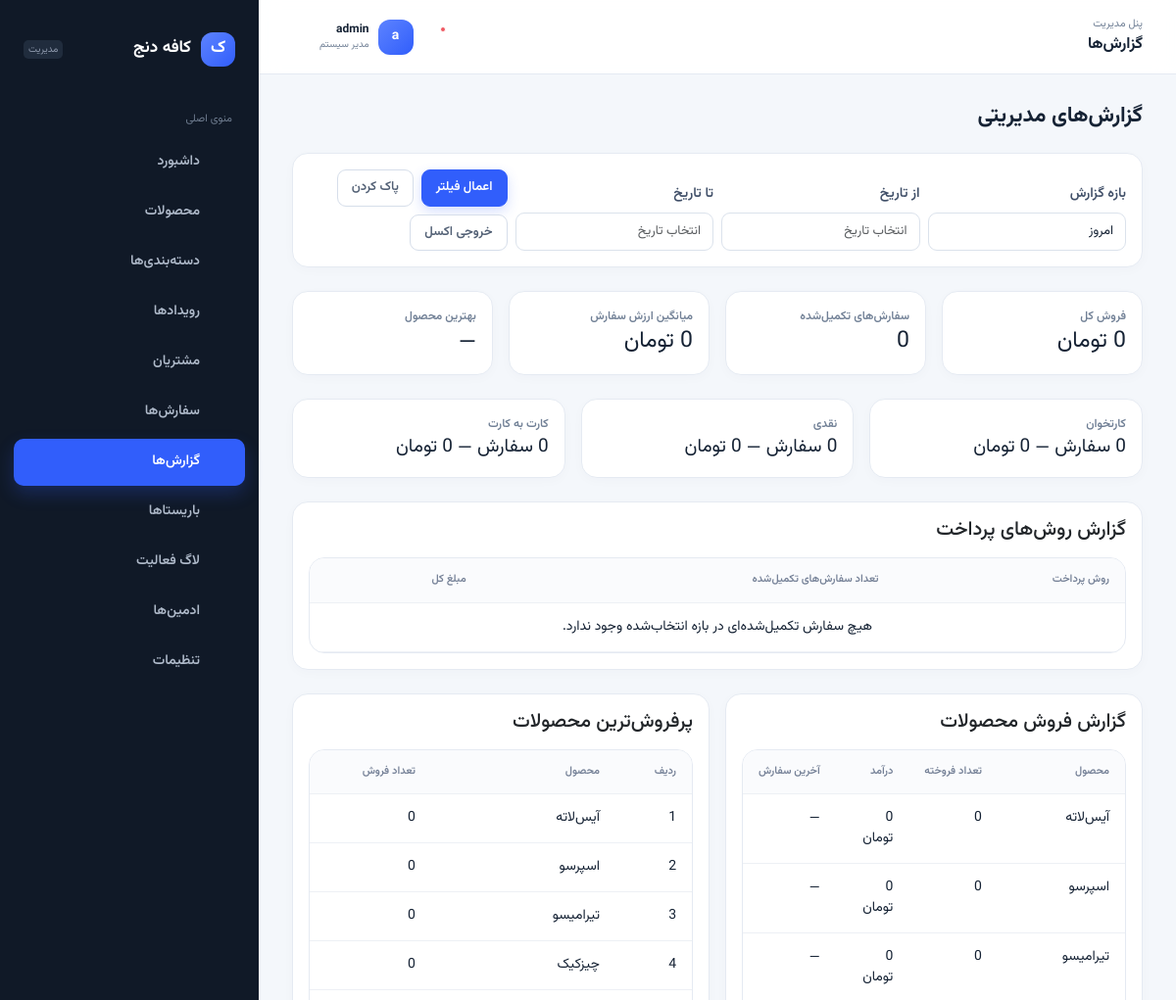
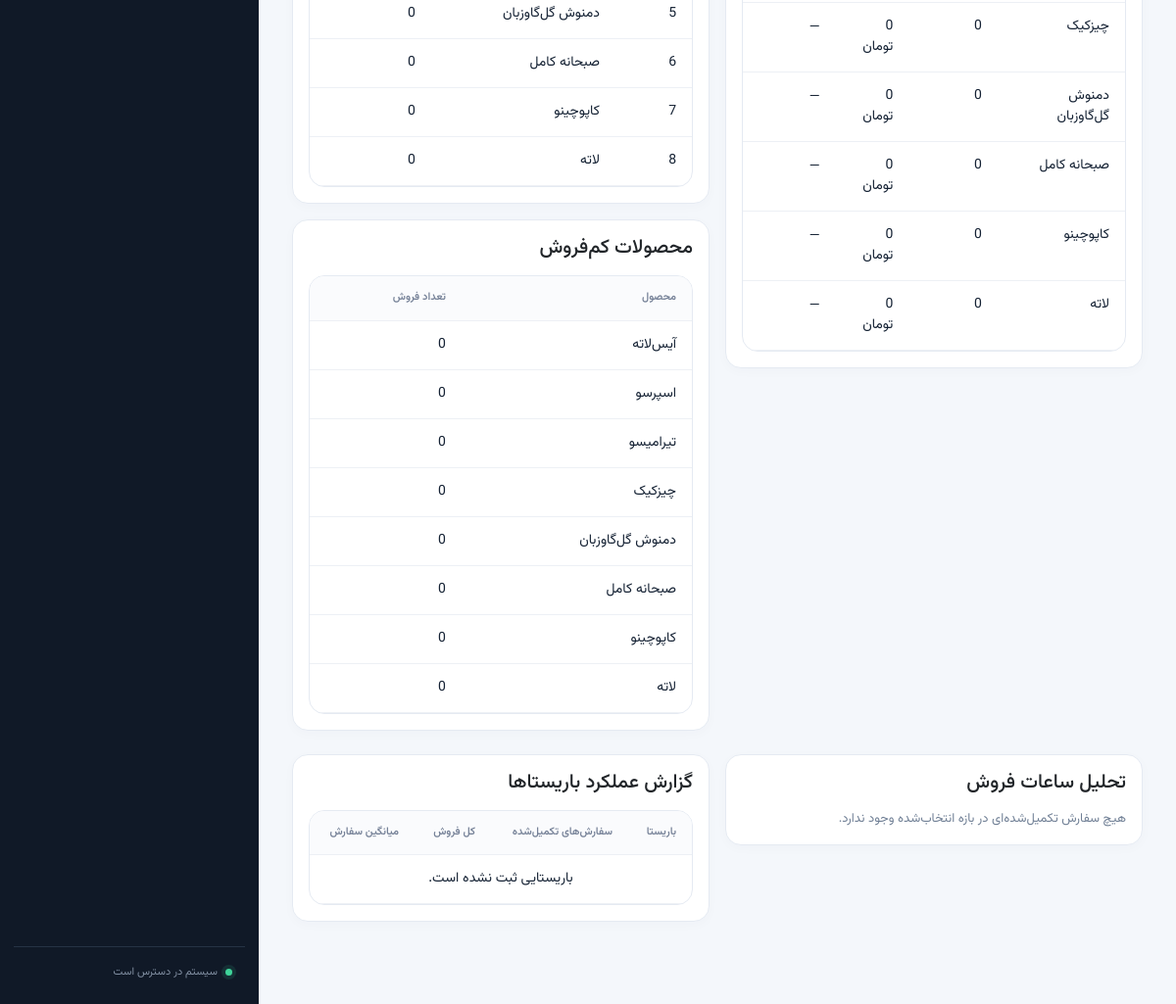
The page /admin/reports.php (signed in) on the database its author committed (2 pictures, top to bottom).
### tables this page shows
CREATE TABLE IF NOT EXISTS `products` (
  `id`          INT UNSIGNED AUTO_INCREMENT PRIMARY KEY,
  `category_id` INT UNSIGNED NOT NULL,
  `name`        VARCHAR(150) NOT NULL,
  `description` VARCHAR(500) DEFAULT NULL,
  `price`       DECIMAL(10,0) UNSIGNED NOT NULL,    
  `image`       VARCHAR(255) DEFAULT NULL,           
  `badge`       VARCHAR(50)  DEFAULT NULL,            
  `status`      ENUM('active','inactive') NOT NULL DEFAULT 'active',
  `discount_enabled`   TINYINT(1) NOT NULL DEFAULT 0,
  `discount_type`      ENUM('percentage','fixed') NULL DEFAULT NULL,
  `discount_value`     DECIMAL(10,2) NULL DEFAULT NULL,
  `discount_starts_at` DATE NULL DEFAULT NULL,
  `discount_ends_at`   DATE NULL DEFAULT NULL,
  `sort_order`  SMALLINT UNSIGNED NOT NULL DEFAULT 0,
  `created_at`  TIMESTAMP NOT NULL DEFAULT CURRENT_TIMESTAMP,
  `updated_at`  TIMESTAMP NOT NULL DEFAULT CURRENT_TIMESTAMP ON UPDATE CURRENT_TIMESTAMP,
  KEY `idx_products_category` (`category_id`),
  KEY `idx_products_status` (`status`),
  CONSTRAINT `fk_products_category`
    FOREIGN KEY (`category_id`) REFERENCES `categories`(`id`)
    ON DELETE CASCADE ON UPDATE CASCADE
);

### classes/Barista.php (called while the page is built, shortened)
<?php
class Barista
{
    public static function resolveRange(string $range, ?string $from = null, ?string $to = null): array
    {
        $today = date('Y-m-d');
        switch ($range) {
            case 'today':
                return [$today, $today];
        }
    }
}

### classes/Jalali.php (called while the page is built, shortened)
<?php
class Jalali
{
    public static function format(?string $datetime, bool $withTime = true): string
    {
        if (!$datetime) {
            return '—';
        }
        $ts = strtotime($datetime);
        [$jy, $jm, $jd] = self::toJalaliParts((int) date('Y', $ts), (int) date('n', $ts), (int) date('j', $ts));
        $out = self::digits(sprintf('%04d/%02d/%02d', $jy, $jm, $jd));
        return $out;
    }
}

### public_html/admin/reports.php (the view, shortened to what this page needs)
<?php
require_once __DIR__ . '/../../classes/Order.php';
require_once __DIR__ . '/../../classes/Barista.php';
require_once __DIR__ . '/../../classes/Jalali.php';
$range = (string) ($_GET['range'] ?? 'today');
$from = trim((string) ($_GET['from'] ?? ''));
$to = trim((string) ($_GET['to'] ?? ''));
[$fromDate, $toDate] = Barista::resolveRange($range, $from, $to);
$rangeLabels = [
    'today' => 'امروز',
    'week' => 'این هفته',
    'month' => 'این ماه',
    'custom' => 'بازه دلخواه',
];
$pdo = Database::getConnection();
$where = ['o.status = "completed"'];
$params = [];
if ($fromDate) {
    $where[] = 'o.created_at >= :from';
    $params['from'] = $fromDate . ' 00:00:00';
}
if ($toDate) {
    $where[] = 'o.created_at <= :to';
    $params['to'] = $toDate . ' 23:59:59';
}
$whereSql = implode(' AND ', $where);
$summaryStmt = $pdo->prepare("SELECT COUNT(*) AS orders_count, COALESCE(SUM(o.total_price), 0) AS sales_total, COALESCE(AVG(o.total_price), 0) AS average_order FROM orders o WHERE $whereSql");
$summaryStmt->execute($params);
$summary = $summaryStmt->fetch() ?: ['orders_count' => 0, 'sales_total' => 0, 'average_order' => 0];
$bestProductStmt = $pdo->prepare("SELECT oi.product_name, SUM(oi.quantity) AS quantity, SUM(oi.quantity * oi.price) AS revenue FROM order_items oi JOIN orders o ON o.id = oi.order_id WHERE $whereSql GROUP BY oi.product_id, oi.product_name ORDER BY quantity DESC, revenue DESC LIMIT 1");
$bestProductStmt->execute($params);
$bestProduct = $bestProductStmt->fetch();
$productItemsSub = "SELECT oi.product_id, SUM(oi.quantity) AS quantity, SUM(oi.quantity * oi.price) AS revenue, MAX(o.created_at) AS last_order_at
    FROM order_items oi
    JOIN orders o ON o.id = oi.order_id
    WHERE o.status = 'completed'";
if ($fromDate) {
    $productItemsSub .= ' AND o.created_at >= :from';
}
if ($toDate) {
    $productItemsSub .= ' AND o.created_at <= :to';
}
$productItemsSub .= ' GROUP BY oi.product_id';
$productSalesSql = "SELECT p.id AS product_id, p.name AS product_name, COALESCE(s.quantity, 0) AS quantity, COALESCE(s.revenue, 0) AS revenue, s.last_order_at
    FROM products p
    LEFT JOIN (" . $productItemsSub . ") s ON s.product_id = p.id
    ORDER BY quantity DESC, revenue DESC, p.name ASC";
$productSalesStmt = $pdo->prepare($productSalesSql);
$productSalesStmt->execute($params);
$productSales = $productSalesStmt->fetchAll();
$hourlyStmt = $pdo->prepare("SELECT HOUR(o.created_at) AS hour, COUNT(*) AS order_count FROM orders o WHERE $whereSql GROUP BY hour ORDER BY hour ASC");
$hourlyStmt->execute($params);
$hourlyData = $hourlyStmt->fetchAll();
$baristaStmt = $pdo->prepare("SELECT b.id, b.full_name, COUNT(o.id) AS completed_orders, COALESCE(SUM(o.total_price), 0) AS total_revenue, COALESCE(AVG(o.total_price), 0) AS average_amount FROM baristas b LEFT JOIN orders o ON o.barista_id = b.id AND o.status = 'completed'" . ($fromDate ? ' AND o.created_at >= :from' : '') . ($toDate ? ' AND o.created_at <= :to' : '') . " GROUP BY b.id, b.full_name ORDER BY completed_orders DESC, total_revenue DESC");
$baristaStmt->execute($params);
$baristaPerformance = $baristaStmt->fetchAll();
$lowItemsSub = "SELECT oi.product_id, SUM(oi.quantity) AS quantity FROM order_items oi JOIN orders o ON o.id = oi.order_id WHERE o.status = 'completed'";
if ($fromDate) {
    $lowItemsSub .= ' AND o.created_at >= :from';
}
if ($toDate) {
    $lowItemsSub .= ' AND o.created_at <= :to';
}
$lowItemsSub .= ' GROUP BY oi.product_id';
$lowSellersSql = "SELECT p.id, p.name, COALESCE(s.quantity, 0) AS quantity FROM products p LEFT JOIN (" . $lowItemsSub . ") s ON s.product_id = p.id WHERE COALESCE(s.quantity, 0) < 5 ORDER BY quantity ASC, p.name ASC LIMIT 20";
$lowSellersStmt = $pdo->prepare($lowSellersSql);
$lowSellersStmt->execute($params);
$lowSellers = $lowSellersStmt->fetchAll();
$paymentStmt = $pdo->prepare("SELECT o.payment_method, COUNT(*) AS orders_count, COALESCE(SUM(o.total_price), 0) AS total_amount FROM orders o WHERE $whereSql GROUP BY o.payment_method ORDER BY total_amount DESC");
$paymentStmt->execute($params);
$paymentData = $paymentStmt->fetchAll();
function formatMoney(float $value): string
{
    return number_format($value) . ' تومان';
}
require __DIR__ . '/../../includes/admin-header.php';
?>
<h4 class="mb-4">گزارش‌های مدیریتی</h4>
<div class="card p-3 mb-4">
  <form method="GET" class="row g-2 align-items-end reports-filters">
    <div class="col-6 col-md-3">
      <label class="form-label">بازه گزارش</label>
      <select name="range" class="form-select form-select-sm" onchange="this.form.submit()">
        <?php foreach ($rangeLabels as $key => $label): ?>
          <option value="<?= htmlspecialchars($key, ENT_QUOTES, 'UTF-8') ?>" <?= $range === $key ? 'selected' : '' ?>><?= htmlspecialchars($label, ENT_QUOTES, 'UTF-8') ?></option>
        <?php endforeach; ?>
      </select>
    </div>
    <div class="col-6 col-md-3">
      <label class="form-label">از تاریخ</label>
      <input type="text" data-jalali-picker data-name="from" data-value="<?= htmlspecialchars($from, ENT_QUOTES, 'UTF-8') ?>" class="form-control form-control-sm" placeholder="انتخاب تاریخ">
    </div>
    <div class="col-6 col-md-3">
      <label class="form-label">تا تاریخ</label>
      <input type="text" data-jalali-picker data-name="to" data-value="<?= htmlspecialchars($to, ENT_QUOTES, 'UTF-8') ?>" class="form-control form-control-sm" placeholder="انتخاب تاریخ">
    </div>
    <div class="col-12 col-md-3 d-flex gap-2 flex-wrap reports-filter-actions">
      <button class="btn btn-gold btn-sm">اعمال فیلتر</button>
      <a href="reports" class="btn btn-outline-light btn-sm" style="border-color:var(--line); color:var(--ivory);">پاک کردن</a>
      <a href="export?type=reports&<?= htmlspecialchars(http_build_query($_GET), ENT_QUOTES, 'UTF-8') ?>" class="btn btn-sm btn-outline-light" style="border-color:var(--line); color:var(--ivory);">خروجی اکسل</a>
    </div>
  </form>
</div>
<div class="row g-3 mb-4 reports-kpis">
  <div class="col-6 col-md-3"><div class="stat-card p-3"><div>فروش کل</div><div><?= formatMoney((float) $summary['sales_total']) ?></div></div></div>
  <div class="col-6 col-md-3"><div class="stat-card p-3"><div>سفارش‌های تکمیل‌شده</div><div><?= (int) $summary['orders_count'] ?></div></div></div>
  <div class="col-6 col-md-3"><div class="stat-card p-3"><div>میانگین ارزش سفارش</div><div><?= formatMoney((float) $summary['average_order']) ?></div></div></div>
  <div class="col-6 col-md-3"><div class="stat-card p-3"><div>بهترین محصول</div><div><?= htmlspecialchars($bestProduct['product_name'] ?? '—', ENT_QUOTES, 'UTF-8') ?></div></div></div>
</div>
<div class="row g-3 mb-4 reports-payment-summary">
  <?php
    $methods = ['card' => 'کارتخوان', 'cash' => 'نقدی', 'transfer' => 'کارت به کارت'];
    $paymentLookup = [];
    foreach ($methods as $key => $label):
      $row = $paymentLookup[$key] ?? null;
      $count = $row ? (int) $row['orders_count'] : 0;
      $total = $row ? (float) $row['total_amount'] : 0.0;
  ?>
  <div class="col-6 col-md-4"><div class="stat-card p-3"><div><?= htmlspecialchars($label, ENT_QUOTES, 'UTF-8') ?></div><div><?= (int) $count ?> سفارش — <?= formatMoney($total) ?></div></div></div>
  <?php endforeach; ?>
</div>
<div class="card p-3 mb-4">
  <h5 class="mb-3">گزارش روش‌های پرداخت</h5>
  <div class="table-responsive">
    <table class="table table-sm">
      <thead><tr><th>روش پرداخت</th><th>تعداد سفارش‌های تکمیل‌شده</th><th>مبلغ کل</th></tr></thead>
      <tbody>
        <?php if (empty($paymentData)): ?>
          <tr><td colspan="3" class="text-center py-4" style="color:var(--muted);">هیچ سفارش تکمیل‌شده‌ای در بازه انتخاب‌شده وجود ندارد.</td></tr>
        <?php endif; ?>
      </tbody>
    </table>
  </div>
</div>
<div class="row g-3 mb-4">
  <div class="col-lg-6">
    <div class="card p-3">
      <h5 class="mb-3">گزارش فروش محصولات</h5>
      <div class="table-responsive">
        <table class="table table-sm">
          <thead><tr><th>محصول</th><th>تعداد فروخته</th><th>درآمد</th><th>آخرین سفارش</th></tr></thead>
          <tbody>
            <?php foreach ($productSales as $product): ?>
              <tr>
                <td><?= htmlspecialchars($product['product_name'], ENT_QUOTES, 'UTF-8') ?></td>
                <td><?= (int) $product['quantity'] ?></td>
                <td><?= formatMoney((float) $product['revenue']) ?></td>
                <td><?= htmlspecialchars(Jalali::format($product['last_order_at']), ENT_QUOTES, 'UTF-8') ?></td>
              </tr>
            <?php endforeach; ?>
          </tbody>
        </table>
      </div>
    </div>
  </div>
  <div class="col-lg-6">
    <div class="card p-3 mb-3">
      <h5 class="mb-3">پرفروش‌ترین محصولات</h5>
      <?php if (empty($productSales)): ?>
        <div style="color:var(--muted);font-size:13px;">هیچ سفارش تکمیل‌شده‌ای در بازه انتخاب‌شده وجود ندارد.</div>
      <?php else: ?>
        <div class="table-responsive">
          <table class="table table-sm">
            <thead><tr><th>ردیف</th><th>محصول</th><th>تعداد فروش</th></tr></thead>
            <tbody>
              <?php foreach (array_slice($productSales, 0, 10) as $index => $product): ?>
                <tr>
                  <td><?= $index + 1 ?></td>
                  <td><?= htmlspecialchars($product['product_name'], ENT_QUOTES, 'UTF-8') ?></td>
                  <td><?= (int) $product['quantity'] ?></td>
                </tr>
              <?php endforeach; ?>
            </tbody>
          </table>
        </div>
      <?php endif; ?>
    </div>
    <div class="card p-3">
      <h5 class="mb-3">محصولات کم‌فروش</h5>
      <div class="table-responsive">
        <table class="table table-sm">
          <thead><tr><th>محصول</th><th>تعداد فروش</th></tr></thead>
          <tbody>
            <?php foreach ($lowSellers as $item): ?>
              <tr>
                <td><?= htmlspecialchars($item['name'], ENT_QUOTES, 'UTF-8') ?></td>
                <td><?= (int) $item['quantity'] ?></td>
              </tr>
            <?php endforeach; ?>
          </tbody>
        </table>
      </div>
    </div>
  </div>
</div>
<div class="row g-3 mb-4">
  <div class="col-lg-6">
    <div class="card p-3">
      <h5 class="mb-3">تحلیل ساعات فروش</h5>
      <?php if (empty($hourlyData)): ?>
        <div style="color:var(--muted);font-size:13px;">هیچ سفارش تکمیل‌شده‌ای در بازه انتخاب‌شده وجود ندارد.</div>
      <?php endif; ?>
    </div>
  </div>
  <div class="col-lg-6">
    <div class="card p-3">
      <h5 class="mb-3">گزارش عملکرد باریستاها</h5>
      <div class="table-responsive">
        <table class="table table-sm">
          <thead><tr><th>باریستا</th><th>سفارش‌های تکمیل‌شده</th><th>کل فروش</th><th>میانگین سفارش</th></tr></thead>
          <tbody>
            <?php if (empty($baristaPerformance)): ?>
              <tr><td colspan="4" class="text-center py-4" style="color:var(--muted);">باریستایی ثبت نشده است.</td></tr>
            <?php endif; ?>
          </tbody>
        </table>
      </div>
    </div>
  </div>
</div>
<?php require __DIR__ . '/../../includes/admin-footer.php'; ?>

### public_html/assets/css/admin.css (style rules this page uses)
:root { --ink:#152234;--ink-muted:#718096;--canvas:#f4f7fb;--surface:#fff;--line:#e5eaf2;--primary:#315efb;--primary-dark:#2449ca;--primary-soft:#edf1ff;--green:#1b9c72;--green-soft:#e8f8f1;--red:#d9525e;--red-soft:#fff0f1;--shadow:0 12px 35px rgba(25,45,80,.08);--sidebar:264px;--radius:16px }
* { box-sizing:border-box }
.admin-body { margin:0;background:var(--canvas);color:var(--ink);font-family:Vazirmatn,Tahoma,sans-serif;font-size:14px;min-width:320px }
.admin-main h4 { font-size:22px!important;font-weight:700 }
.admin-main .card,.stat-card { border:1px solid var(--line)!important;background:var(--surface)!important;border-radius:var(--radius)!important;box-shadow:0 3px 12px rgba(28,47,81,.025) }
.stat-card { position:relative;overflow:hidden;transition:transform .2s,box-shadow .2s }
.stat-card:before { content:'';position:absolute;top:0;right:0;width:100%;height:3px;background:var(--primary);transform:scaleX(0);transform-origin:right;transition:transform .25s }
.stat-card>div:first-child { color:var(--ink-muted)!important;font-weight:600 }
.stat-card>div:last-child { color:var(--ink)!important;font-size:27px!important }
.btn { border-radius:9px;padding:8px 14px;font-size:13px;font-weight:600;transition:transform .15s,box-shadow .18s,background .18s!important }
.btn-gold { background:var(--primary)!important;border-color:var(--primary)!important;color:#fff!important;box-shadow:0 5px 13px rgba(49,94,251,.2) }
.btn-outline-light { border-color:#d6deea!important;color:#526075!important;background:#fff!important }
.form-control,.form-select { border:1px solid #dbe2ec!important;border-radius:9px!important;padding:9px 12px!important;background:#fff!important;color:var(--ink)!important;font-size:13px }
.form-label { font-weight:600;color:#415069 }
.table-responsive { border:1px solid var(--line);border-radius:var(--radius);background:#fff }
.table { margin:0;color:var(--ink)!important }
.table>:not(caption)>*>* { padding:14px 16px!important;border-bottom-color:#edf0f5!important;background:transparent!important;color:inherit!important }
.table thead th { font-size:11px;color:#758197!important;background:#fafbfd!important;font-weight:600;white-space:nowrap }
.table tbody tr { transition:background .16s }
:root { --gold:var(--primary);--gold-soft:var(--ink);--ivory:var(--ink);--muted:var(--ink-muted);--bg:var(--canvas);--surface-2:#f5f7fb }
.jalali-date-input { cursor:pointer;background:#fff }
.reports-kpis .stat-card > div:first-child, .reports-payment-summary .stat-card > div:first-child { font-size: 12px; }
.reports-kpis .stat-card > div:last-child { font-size: 23px !important; line-height: 1.45; }
.reports-payment-summary .stat-card > div:last-child { font-size: 19px !important; line-height: 1.55; }

### rows shown on the page
products: name "آیس‌لاته", quantity "0", revenue "0 تومان", last_order_at "—"
products: name "اسپرسو", quantity "0", revenue "0 تومان", last_order_at "—"
products: name "تیرامیسو", quantity "0", revenue "0 تومان", last_order_at "—"
products: name "چیزکیک", quantity "0", revenue "0 تومان", last_order_at "—"
products: name "دمنوش گل‌گاوزبان", quantity "0", revenue "0 تومان", last_order_at "—"
products: name "صبحانه کامل", quantity "0", revenue "0 تومان", last_order_at "—"
products: name "کاپوچینو", quantity "0", revenue "0 تومان", last_order_at "—"
products: name "لاته", quantity "0", revenue "0 تومان", last_order_at "—"

### other values the page prints
$item['label'] "داشبورد"
$item['label'] "محصولات"
$item['label'] "دسته‌بندی‌ها"
$item['label'] "رویدادها"
$item['label'] "مشتریان"
$item['label'] "سفارش‌ها"
$item['label'] "گزارش‌ها"
$item['label'] "باریستاها"
$item['label'] "لاگ فعالیت"
$item['label'] "ادمین‌ها"
$item['label'] "تنظیمات"
$pageTitle "گزارش‌ها"
Auth::username() "admin"
formatMoney((float) $summary['sales_total']) "0 تومان"
$summary['orders_count'] "0"
